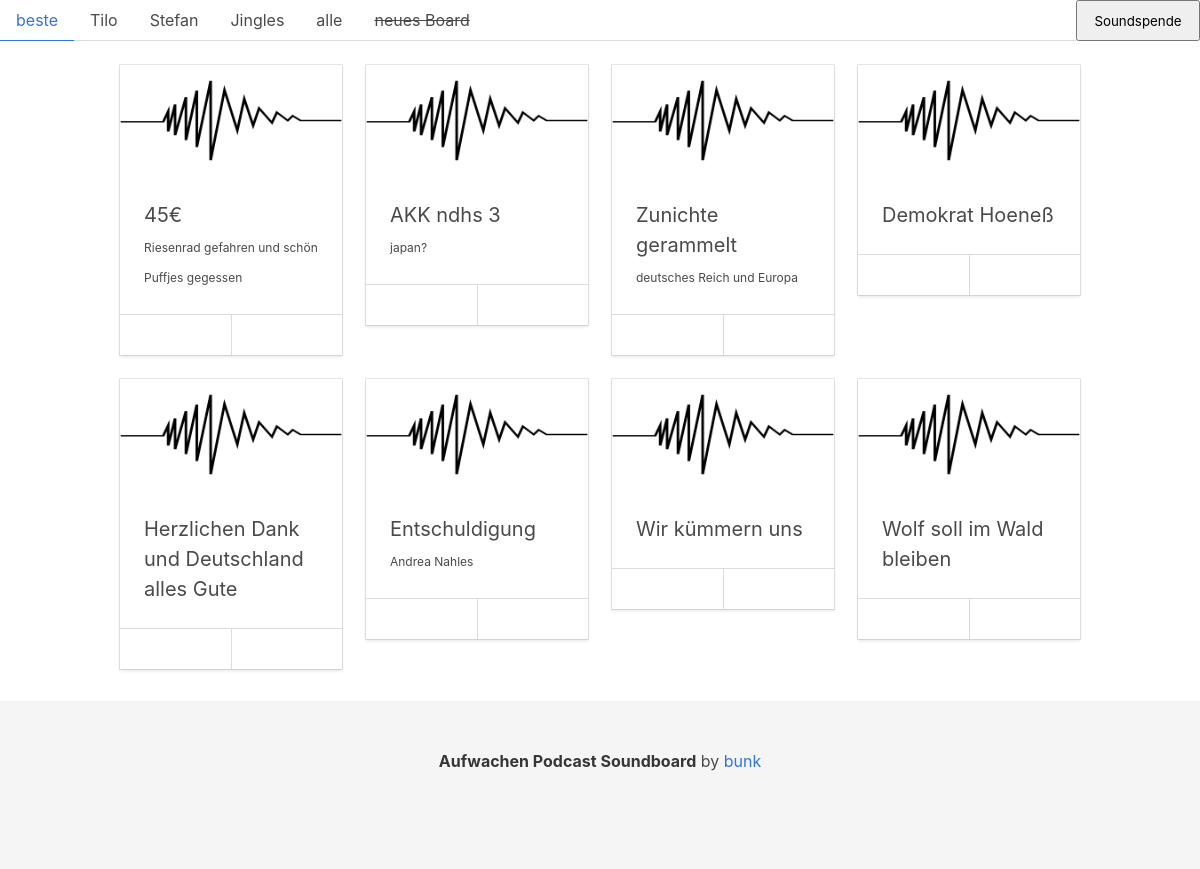
The page / on the database its author committed.
### app/models.py (models this page shows)
class Board(Base):
    __tablename__ = 'board'
    id = Column(Integer, primary_key=True)
    name = Column(String(80), unique=True, nullable=False)
    description = Column(String(500))
    icon = Column(String(500))
    sounds = relationship(
        "Sound",
        secondary=sounds_boards,
        back_populates="boards")

class Sound(Base):
    __tablename__ = 'sound'
    id = Column(Integer, primary_key=True)
    name = Column(String(80), unique=True, nullable=False)
    description = Column(String(500))
    icon = Column(String(500))
    soundfile = Column(String(500))
    count = Column(BigInteger, default=0)
    enabled = Column(Boolean, default=False)
    boards = relationship(
        "Board",
        secondary=sounds_boards,
        back_populates="sounds")

### app/site/views.py (the view)
@mod_site.route('/')
def home():
    boards = Board.query.all()
    board = Board.query.filter_by(name="beste").first()
    return render_template('site/index.html', board=board, boards=boards)

### app/site/templates/site/index.html (shortened to what this page needs)
{% from 'site/includes/_formhelpers.html' import render_soundcard, include_soundfile %}
{% extends 'site/base.html' %}
{% block main_content %}
<div class="container content-wrapper">
<div class="columns is-multiline">
    {% for s in board.sounds %}
            {{ render_soundcard(s) }}
    {% endfor %}
</div>
</div>
{% endblock %}

### app/site/templates/site/includes/_formhelpers.html (shortened to what this page needs)
{% macro render_menu(board, boards) %}
<div class="tabs">
    <ul>
        {% for b in boards %}
        <li{% if b==board %} class="is-active" {% endif %}><a href='/board/{{b.id}}'>{{b.name}}</a></li>
            {% endfor %}
            <li{% if board==None %} class="is-active" {% endif %}><a href="/create_board"><del>neues Board</del></a></li>
    </ul>
    <button class="is-pulled-right" onclick="toggleModal(); return false;"><i class="fas fa-exclamation-triangle red"></i>Soundspende<i class="fas fa-exclamation-triangle red"></i></button>
</div>
{% endmacro %}
{% macro render_soundcard(sound) %}
<div class="column is-3 desktop-only">
    <div class="card ">
        <div class="card-image">
            <figure class="image is-3by1">
                <img src="{{ url_for('site.static', filename='images/soundcard_default.png')}}" alt="not found">
            </figure>
        </div>
        <div class="card-content">
            <div class="">
                <p class="is-size-5">{{sound.name}}<br><span class="is-size-7">{{sound.description}}</span></p>
            </div>
        </div>
        <footer class="card-footer">
            <a id="sound_{{sound.id}}" onclick="playAudio({{sound.id}})" href="#" class="card-footer-item"><i id="icon_sound_{{sound.id}}" class="fas fa-play"></i></a>
            <a onclick="stopAudio({{sound.id}})" href="#" class="card-footer-item"><i class="fas fa-stop"></i></a>
        </footer>
    </div>
</div>
{% endmacro %}

### app/site/static/site/style/custom.css (style rules this page uses)
.red { color: red; }

### rows shown on the page
Board: name "beste"
Board: name "Tilo"
Board: name "Stefan"
Board: name "Jingles"
Board: name "alle"
Sound: name "45€", description "Riesenrad gefahren und schön Puffjes gegessen"
Sound: name "AKK ndhs 3", description "japan?"
Sound: name "Zunichte gerammelt", description "deutsches Reich und Europa"
Sound: name "Demokrat Hoeneß"
Sound: name "Herzlichen Dank und Deutschland alles Gute"
Sound: name "Entschuldigung", description "Andrea Nahles"
Sound: name "Wir kümmern uns"
Sound: name "Wolf soll im Wald bleiben"

### other values the page prints
{{ config.TITLE }} "Aufwachen Podcast Soundboard"
